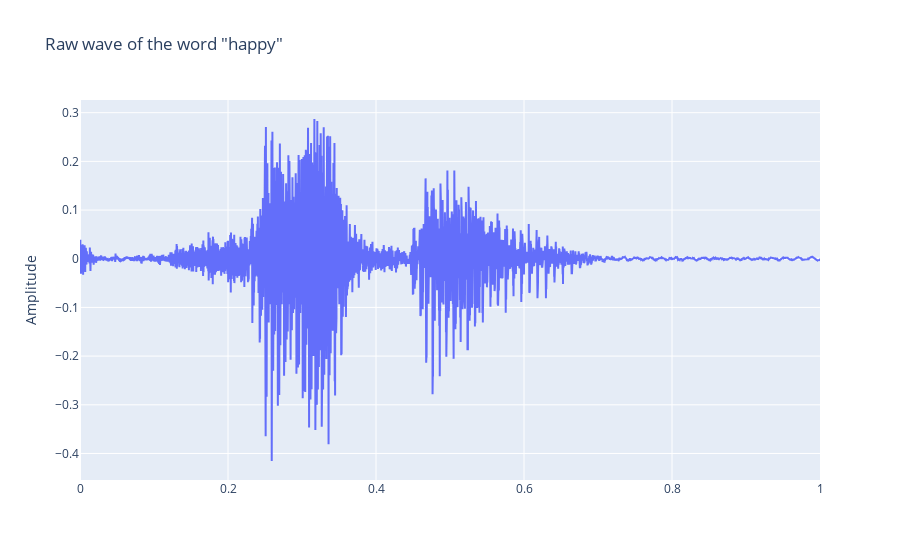

Notebook code cell kept with this figure:
### Code cell
# Plot the example
trace = go.Scatter(x=np.linspace(0, sample_rate/len(samples), len(samples)),
                   y=samples,
                   mode='lines')
layout = go.Layout(title='Raw wave of the word "happy"', 
                   yaxis_title='Amplitude')
fig = go.Figure(data=trace, layout=layout)
iplot(fig)

# Audio sample
ipd.Audio(samples, rate=sample_rate)

### Figure 1 — Plotly figure (JSON) as saved in the notebook; plotly's stock layout.template omitted (floating-point values rounded to 4 significant figures; data arrays with more than 128 entries replaced by an {"elided": "..."} marker saying what was removed)
{"data": [{"mode": "lines", "type": "scatter", "x": {"elided": "22050 float values"}, "y": {"elided": "22050 float values"}}], "layout": {"autosize": true, "title": {"text": "Raw wave of the word \"happy\""}, "xaxis": {"autorange": true, "range": [0, 1], "type": "linear"}, "yaxis": {"autorange": true, "range": [-0.4545, 0.3261], "title": {"text": "Amplitude"}, "type": "linear"}}}
